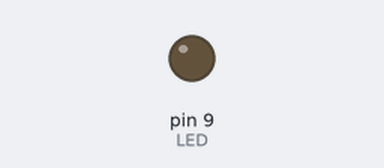
A sketch run on a simulated Arduino Uno, built with avr-gcc and run on an emulated ATmega328P. On the bench: output pins drawn as LEDs (lit = HIGH).

Above: at 0.1 s.
At 19.1 s:
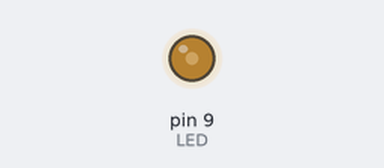
At 29.1 s:
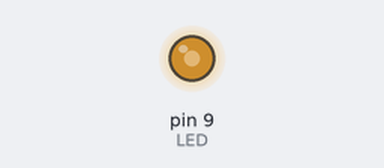
At 39.1 s:
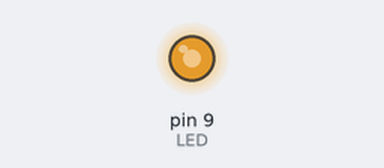
Timing chart, 0 to 40.0 s (numbered marks = the images above):
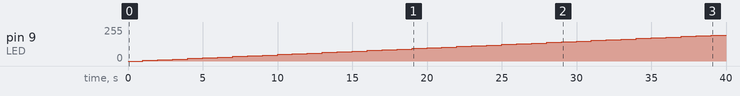

The sketch:

LED_GLOW.ino
```cpp
int LED = 9; // PWM Pin for LED
int brightness = 0;
int FadeAmount = 5; // Amount to increase/ decrease brightness

void setup(){
  pinMode(LED,OUTPUT);
}

void loop(){
  analogWrite(LED,brightness);// Set LED for brightness
  brightness = brightness + FadeAmount; //Change Brightness

  // reverse when limit reaches
  if (brightness<=0 || brightness>=255){
    FadeAmount = -FadeAmount;
  }
  delay(1000);
}
```

Measured:
- by itself, pin 9 (LED): moves from 0/255 to 195/255 over 38.0 s
